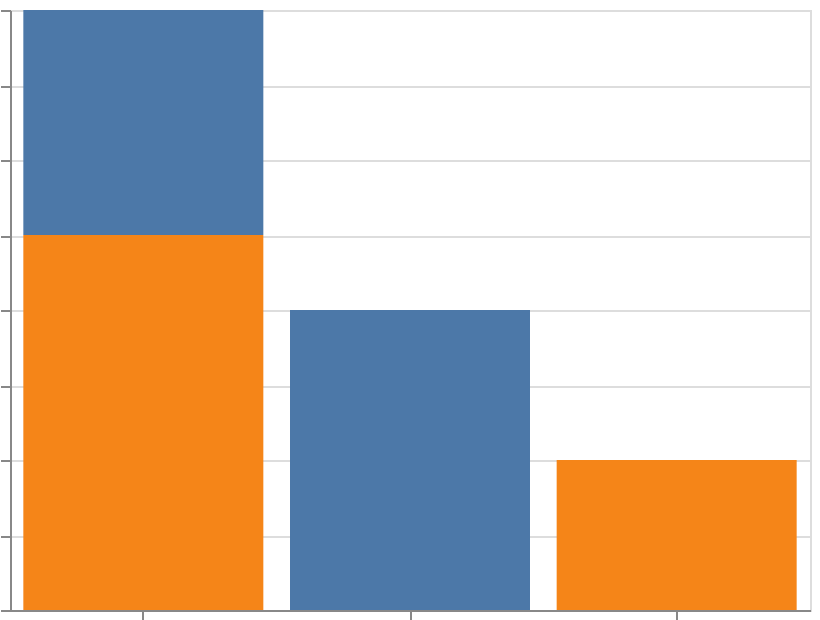

Describe this chart as a Vega-Lite specification.
### Vega-Lite specification from a JSON file in a GitHub repository (floating-point values rounded to 4 significant figures)
{"$schema": "https://vega.github.io/schema/vega-lite/v6.json", "width": 400, "height": 300, "padding": 5, "autosize": "none", "data": {"name": "table", "values": [{"cat": "A", "group": "X", "val": 3}, {"cat": "A", "group": "Y", "val": 5}, {"cat": "B", "group": "X", "val": 4}, {"cat": "C", "group": "Y", "val": 2}]}, "mark": "bar", "encoding": {"x": {"field": "cat", "type": "nominal"}, "y": {"field": "val", "type": "quantitative"}, "color": {"field": "group", "type": "nominal"}}}
